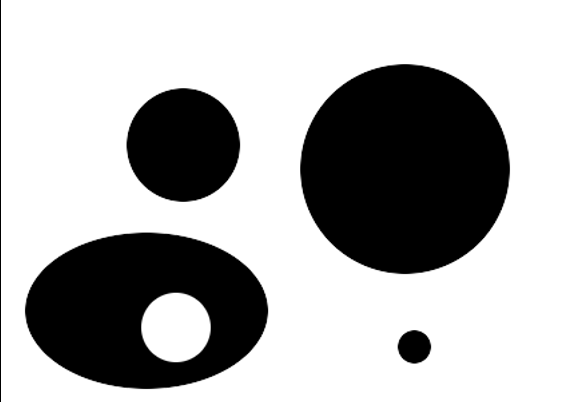
#> input picture HW2/input/ellipses.png, 562 x 402 px, found by its file name
$ python main.py   (older library calls are emulated)
#> lines starting #> are read from the running program, lines starting #| are printed output that depends on the picture; after the words box and inside, x2 and y2 are one past the last pixel; in counts of white or black regions, pixels touching at a corner belong together
### HW2/ellipse.py
import cv2
import numpy as np

def findEllipses(edges):
    contours, _ = cv2.findContours(edges.copy(), cv2.RETR_LIST, cv2.CHAIN_APPROX_SIMPLE)
    ellipseMask = np.zeros(edges.shape, dtype=np.uint8)
    contourMask = np.zeros(edges.shape, dtype=np.uint8)

    pi_4 = np.pi * 4
    Ellipses = []

    for i, contour in enumerate(contours):
        if len(contour) < 5:
            continue

        area = cv2.contourArea(contour)
        if area <= 100:  # skip ellipses smaller then 10x10
            continue

        arclen = cv2.arcLength(contour, True)
        circularity = (pi_4 * area) / (arclen * arclen)
        ellipse = cv2.fitEllipse(contour)
        Ellipses.append(ellipse)
        poly = cv2.ellipse2Poly((int(ellipse[0][0]), int(ellipse[0][1])), (int(ellipse[1][0] / 2), int(ellipse[1][1] / 2)), int(ellipse[2]), 0, 360, 5)

        # if contour is circular enough
        circular_th = 0.1
        if circularity > circular_th:
            cv2.fillPoly(ellipseMask, [poly], 255)
            continue

        # [6 lines of commented-out code are left out]
    return Ellipses

### HW2/main.py
import cv2
import numpy as np
from ellipse import findEllipses

# Read
# filepath = "/home/fanghaow/Computer_Vision/HW2/input/rice.png"
filepath = "/home/fanghaow/Computer_Vision/HW2/input/ellipses.png"
img = cv2.imread(filepath, 0)
#> img is the input picture: shape (402, 562); min 0, max 255, mean 174.1

# Gaussion Blur
ksize = (5,5)
sigmaX = 2
sigmaY = 2
blur_img = cv2.GaussianBlur(img,ksize,sigmaX,sigmaY) #,cv2.BORDER_DEFAULT)
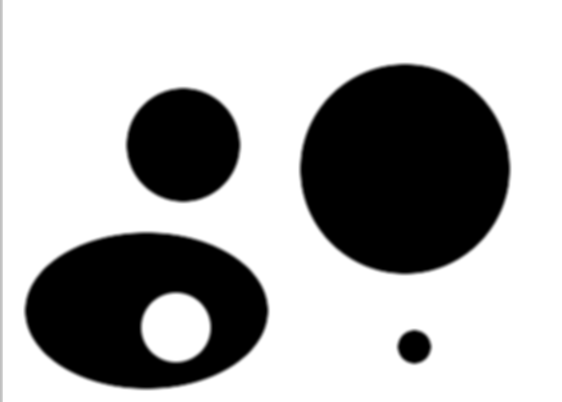
#> blur_img: shape (402, 562); min 0, max 255, mean 174.3

# Edges extraction
threshold1 = 50
threshold2 = 100
edges = cv2.Canny(blur_img, threshold1, threshold2)
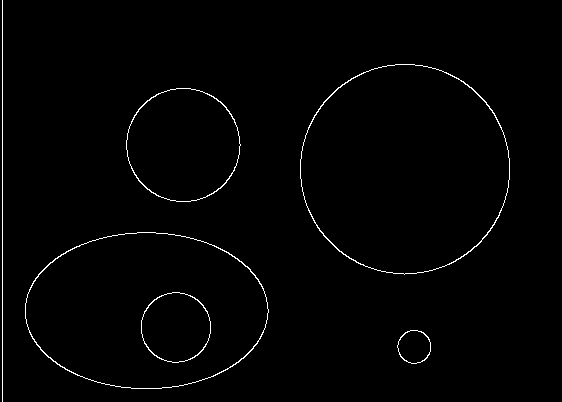
#> edges: shape (402, 562); 1.2% white in thin lines or dots

# ellipseMask, contourMask = findEllipses(edges)
ell_img = img.copy()
# ell_img[ellipseMask == 0] = 0
# cont_img = img.copy()
# cont_img[contourMask == 0] = 0

Ellipses = findEllipses(edges)
#> in findEllipses, `contours, _ = cv2.findContours(edges.copy(), cv2.RETR_LIST, cv2.CHAIN_..`: contours = 11 contours, 1 with area under 20; largest, box (x1, y1, x2, y2) and area: (300, 64, 510, 275) 34470, (300, 64, 510, 275) 34292, (25, 232, 269, 389) 29788, (25, 232, 269, 389) 29638, (126, 88, 241, 202) 10090
#> the loop in findEllipses, `for i, contour in enumerate(contours):` made 11 passes
#> (area, arclen, circularity, ellipse) on passes 1 to 10: (829, 107.4, 0.903, ((413.9, 346.4), (32.62, 32.72), 164.2)), (857, 109.7, 0.894, ((413.9, 346.3), (33.12, 33.17), 171.8)), (3752, 228.8, 0.901, ((175.5, 327), (69.15, 69.17), 158.9)), (3809, 231.1, 0.896, ((175.5, 327), (69.6, 69.71), 8.76)), (29638.5, 667.4, 0.836, ((146.1, 310.3), (155.9, 242.1), 89.99)), (29788.5, 669.7, 0.835, ((146.1, 310.3), (156.1, 243.1), 89.98)), (9997, 374.3, 0.897, ((182.8, 144.5), (112.8, 112.9), 133.1)), (10090, 376.7, 0.894, ((182.8, 144.5), (113.3, 113.4), 143.1)), (34292.5, 692.1, 0.9, ((404.5, 168.6), (208.9, 209.1), 2.42)), (34469.5, 694.5, 0.898, ((404.6, 168.6), (209.5, 209.6), 175.1))
#> contour on pass 11: [[2, 0], [2, 401]]
#> after the loop in findEllipses, `for i, contour in enumerate(contours):`:
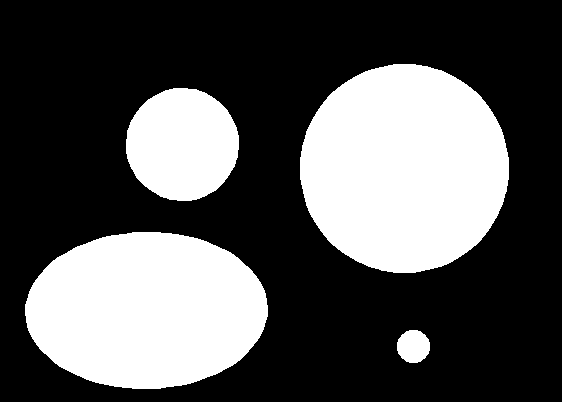
#> ellipseMask: shape (402, 562); 33.3% white; 4 white regions, box (x1, y1, x2, y2) and area: (300, 64, 509, 273) 34327, (25, 232, 268, 389) 29947, (126, 88, 239, 201) 10001, (397, 330, 430, 363) 861
#> after the loop in findEllipses, `for i, contour in enumerate(contours):`: Ellipses = 10 items
#> Ellipses = 10 items
for ellipse in Ellipses:
    center_coordinates = (int(ellipse[0][0]), int(ellipse[0][1]))
    axesLength = (int(ellipse[1][0] / 2), int(ellipse[1][1] / 2))
    angle = ellipse[2]
    startAngle = 0
    endAngle = 360
    # Red color in BGR
    color = (0, 0, 255)
    # Line thickness of 5 px
    thickness = 2
    # Using cv2.ellipse() method
    # Draw a ellipse with red line borders of thickness of 5 px
    ell_img = cv2.ellipse(ell_img, center_coordinates, axesLength,\
            angle, startAngle, endAngle, color, thickness)
#> this loop made 10 passes
#> (ellipse, center_coordinates, axesLength, angle) on passes 1 to 9: (((413.9, 346.4), (32.62, 32.72), 164.2), (413, 346), (16, 16), 164.2), (((413.9, 346.3), (33.12, 33.17), 171.8), (413, 346), (16, 16), 171.8), (((175.5, 327), (69.15, 69.17), 158.9), (175, 326), (34, 34), 158.9), (((175.5, 327), (69.6, 69.71), 8.76), (175, 326), (34, 34), 8.76), (((146.1, 310.3), (155.9, 242.1), 89.99), (146, 310), (77, 121), 89.99), (((146.1, 310.3), (156.1, 243.1), 89.98), (146, 310), (78, 121), 89.98), (((182.8, 144.5), (112.8, 112.9), 133.1), (182, 144), (56, 56), 133.1), (((182.8, 144.5), (113.3, 113.4), 143.1), (182, 144), (56, 56), 143.1), (((404.5, 168.6), (208.9, 209.1), 2.42), (404, 168), (104, 104), 2.42)
#> pass 1, `ell_img = cv2.ellipse(ell_img, center_coordinates, axesLength,\ angle,..`:
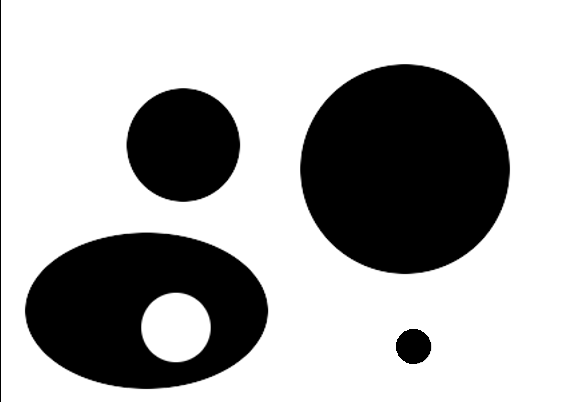
#> ell_img: shape (402, 562); 0.09% of pixels changed, all inside (x1, y1, x2, y2) = (396, 329, 431, 364)
#> pass 3, `ell_img = cv2.ellipse(ell_img, center_coordinates, axesLength,\ angle,..`:
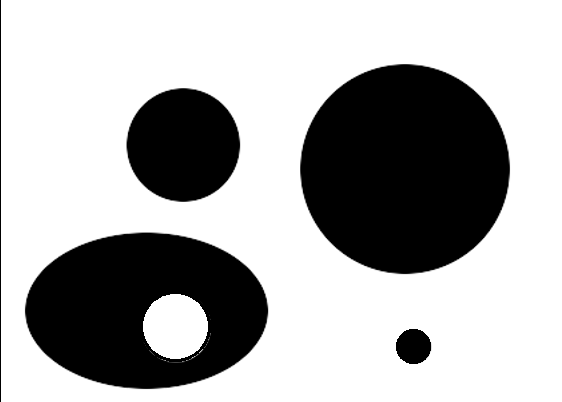
#> ell_img: shape (402, 562); min 0, max 255, mean 173.5
#> after the loop:
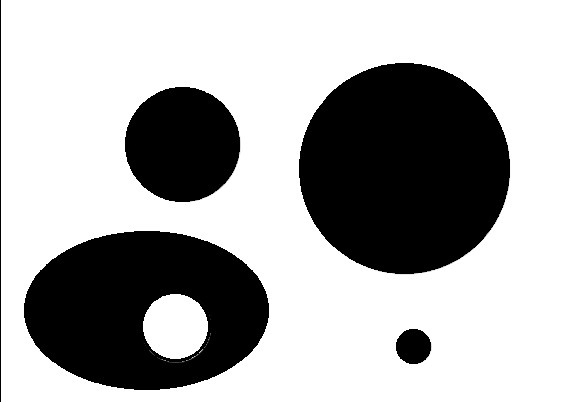
#> ell_img: shape (402, 562); 1.53% of pixels changed, all inside (x1, y1, x2, y2) = (24, 63, 510, 390)

'''
# find Contour
contours, _ = cv2.findContours(edges.copy(), cv2.RETR_LIST, cv2.CHAIN_APPROX_SIMPLE)

# fitEllipse
X, Y = np.where(edges > 0)
points = np.transpose(np.vstack((X, Y)))
retval = cv2.fitEllipse(points)
center = retval[0]
# axes =
# ellip_edges = cv2.ellipse(edges, center, axes, angle, startAngle, endAngle, color[, thickness[, lineType[, shift]]])
'''

# Show
cv2.imshow("Origion", img)
cv2.imshow("Blured", blur_img)
cv2.imshow("Edges", edges)
cv2.imshow("Ellipse", ell_img)
# cv2.imshow("Contour", cont_img)

cv2.waitKey(0)
